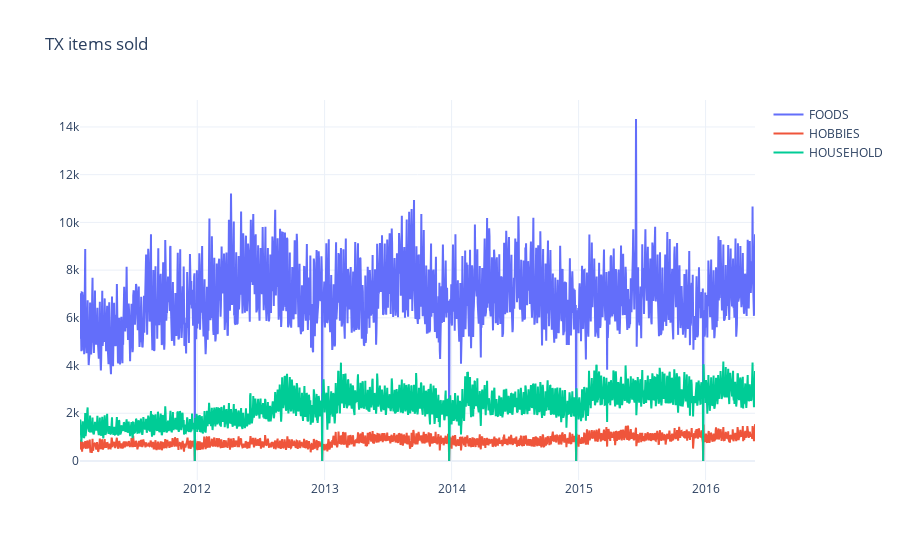

Source (notebook cell):
### Markdown cell above
<span style="color:green">**Ответьте на вопросы:**</span>

- Какая спецификация SARIMA у модели для данных о продажах категории FOODS магазина в Техасе?

### Code cell
# Для нашего примера поработаем только с категорией 'HOUSEHOLD'

# Выделим только данные по Калифорнии
tx_data = sales_train_evaluation.loc[sales_train_evaluation.state_id == 'TX', ['ds', 'cat_id', 'y']].copy()

# Посмотрим на распрделение продаж по категориям
plotly_df(tx_data.pivot(index='ds', columns='cat_id', values='y'), title = 'TX items sold')

data_tx = ca_data.loc[(ca_data.cat_id == 'FOODS')&(ca_data.ds<=datetime.date(2016,4,24)),['ds', 'y']].copy().reset_index(drop = True)

data_evaluation_tx = ca_data.loc[(ca_data.cat_id == 'FOODS'),['ds', 'y']].copy().reset_index(drop = True)

### Figure 1 — Plotly figure (JSON) as saved in the notebook; plotly's stock layout.template omitted (floating-point values rounded to 4 significant figures; data arrays with more than 128 entries replaced by an {"elided": "..."} marker saying what was removed)
{"data": [{"mode": "lines", "name": "FOODS", "type": "scatter", "x": {"elided": "1941 str values"}, "y": {"elided": "1941 int values"}}, {"mode": "lines", "name": "HOBBIES", "type": "scatter", "x": {"elided": "1941 str values"}, "y": {"elided": "1941 int values"}}, {"mode": "lines", "name": "HOUSEHOLD", "type": "scatter", "x": {"elided": "1941 str values"}, "y": {"elided": "1941 int values"}}], "layout": {"title": {"text": "TX items sold"}}}
